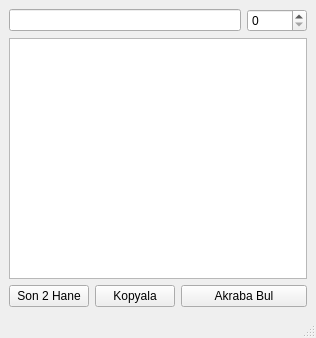
<?xml version="1.0" encoding="UTF-8"?>
<ui version="4.0">
 <class>MainWindow</class>
 <widget class="QMainWindow" name="MainWindow">
  <property name="geometry">
   <rect>
    <x>0</x>
    <y>0</y>
    <width>316</width>
    <height>338</height>
   </rect>
  </property>
  <property name="windowTitle">
   <string>Tc Kimlik</string>
  </property>
  <property name="windowIcon">
   <iconset>
    <normaloff>araci/src/icon/dosya.png</normaloff>araci/src/icon/dosya.png</iconset>
  </property>
  <widget class="QWidget" name="centralwidget">
   <layout class="QGridLayout" name="gridLayout_2">
    <item row="0" column="0">
     <layout class="QGridLayout" name="gridLayout">
      <item row="0" column="0" colspan="3">
       <widget class="QLineEdit" name="lineEdit"/>
      </item>
      <item row="2" column="0">
       <widget class="QPushButton" name="pushButton">
        <property name="text">
         <string>Son 2 Hane</string>
        </property>
       </widget>
      </item>
      <item row="2" column="2" colspan="2">
       <widget class="QPushButton" name="pushButton_2">
        <property name="text">
         <string>Akraba Bul</string>
        </property>
       </widget>
      </item>
      <item row="0" column="3">
       <widget class="QSpinBox" name="spinBox"/>
      </item>
      <item row="1" column="0" colspan="4">
       <widget class="QListWidget" name="listWidget"/>
      </item>
      <item row="2" column="1">
       <widget class="QPushButton" name="pushButton_3">
        <property name="text">
         <string>Kopyala</string>
        </property>
       </widget>
      </item>
     </layout>
    </item>
   </layout>
  </widget>
  <widget class="QMenuBar" name="menubar">
   <property name="geometry">
    <rect>
     <x>0</x>
     <y>0</y>
     <width>316</width>
     <height>25</height>
    </rect>
   </property>
  </widget>
  <widget class="QStatusBar" name="statusbar"/>
 </widget>
 <resources/>
 <connections/>
</ui>
